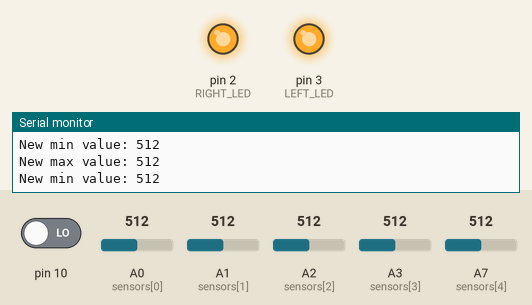
This sketch was run on a simulated Arduino Nano, built with avr-gcc and run on an emulated ATmega328P. Parts: output pins drawn as LEDs (lit = HIGH), the last lines printed to the serial monitor. Inputs (shaded band) come from the test bench; at power-on: pin 10 LOW, A0 (sensors[0]) = 512, A1 (sensors[1]) = 512, A2 (sensors[2]) = 512, A3 (sensors[3]) = 512, A7 (sensors[4]) = 512.

Above: at 0.8 s.
0.9 s: pin 10 driven HIGH
At 22.6 s:
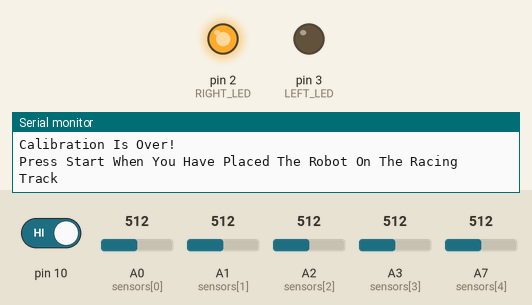
22.9 s: pin 10 driven LOW
At 23.8 s:
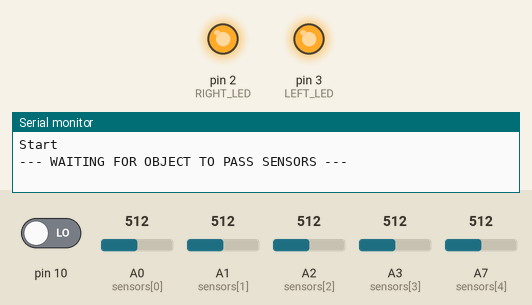
Timing chart, 0 to 25.9 s (numbered marks = the images above; inputs shaded):
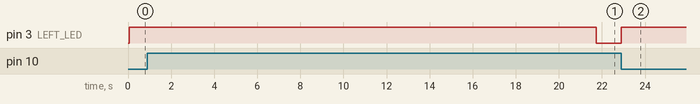

Measured:
- after the input at 0.9 s, pin 2 (RIGHT_LED): stays HIGH (without the input it goes to LOW after 21.0 s)
- after the input at 22.9 s, pin 3 (LEFT_LED): LOW → HIGH at once

The sketch:

Timer.ino
```cpp
/*
  Timing program that uses IR sensors of RollBot to time a passing object.

  Time stamp is made when at least one sensor changes.
  Both LEDs are turned on when sensors are reading.
  Left LED is turned off when sensor reading is paused to let timed object pass sensors.

  Author of calibration and normalization functions: Gudny Björk Odinsdottir
  Date: 2019-09-26
  Author of timing function: Mattias Ahle
  Date: 2019-10-16
*/


//Define the LED pins on the robot, used to control the calibration:
#define   LEFT_LED      3
#define   RIGHT_LED     2

//Global variables (arrays) used for the Normalization:
char sensors[5] = {A0, A1, A2, A3, A7}; /*Used to be able to loop through the 5 different sensors*/
int sensorvalues[5];    /*Used to store the raw sensor values*/
int normalizedsensorvalues[5];    /*Used to store the normalized sensor values*/
int maxsensorvalues[5] = {0, 0, 0, 0, 0};   /*Used to find the maximum value (over white surface) for each sensor*/
int minsensorvalues[5] = {1023, 1023, 1023, 1023, 1023};    /*Used to find the minimum value (over black surface) for each sensor*/
//int maxsensorvalues[5] = {335, 338, 345, 356, 333};
//int minsensorvalues[5] = {48, 48, 57, 54, 47};

int threshold = 512;
int lapCounter = 0;
unsigned long timeStamp;
unsigned long previousTimeStamp = 0;
unsigned long bestLapTime = 0;
int lapTimeMinutes;
int lapTimeSeconds;
int lapTimeSecondsTens;
int lapTimeSecondsOnes;
int lapTimeFrac;
int lapTimeTenths;
int lapTimeHundredths;
int lapTimeThousandths;


void setup() {

  for (int i = 0; i < 5; i++) {
    pinMode(sensors[i], INPUT);
  }

  pinMode(LEFT_LED, OUTPUT);
  pinMode(RIGHT_LED, OUTPUT);

  sensorCalibration();

  Serial.begin(9600);

  Serial.println("--- WAITING FOR OBJECT TO PASS SENSORS ---");

}


void loop() {

  digitalWrite(LEFT_LED, HIGH);
  digitalWrite(RIGHT_LED, HIGH);

  for (int i = 0; i < 5; i++) {
    sensorvalues[i] = analogRead(sensors[i]);
  }

  normalizeSensorValues();

  //Uncomment to print sensor values
  //      for (int i = 0; i < 5; i++) {
  //        Serial.print(normalizedsensorvalues[i]);
  //        Serial.print("\t");
  //      }
  //      Serial.println();

  if (normalizedsensorvalues[0] > threshold ||
      normalizedsensorvalues[1] > threshold ||
      normalizedsensorvalues[2] > threshold ||
      normalizedsensorvalues[3] > threshold ||
      normalizedsensorvalues[4] > threshold) {
    timeStamp = millis();
    digitalWrite(LEFT_LED, LOW);
    digitalWrite(RIGHT_LED, HIGH);
    if (previousTimeStamp != 0) { //Don't run until second timestamp (completion of lap 1)
      lapCounter++;
      printLapTime(timeStamp - previousTimeStamp);
    } else {
      Serial.println("Lap 1 started");
    }
    delay(3000); //Give timed object time to pass sensors
    previousTimeStamp = timeStamp;
  }

}


void printLapTime(unsigned long lapTimeInMillis) {
  lapTimeMinutes = lapTimeInMillis / 60000;
  lapTimeSeconds = lapTimeInMillis / 1000 - lapTimeMinutes * 60;
  lapTimeSecondsTens = lapTimeSeconds / 10;
  lapTimeSecondsOnes = lapTimeSeconds % 10;
  lapTimeFrac = lapTimeInMillis - (lapTimeInMillis / 1000) * 1000;
  lapTimeTenths = lapTimeFrac / 100;
  lapTimeHundredths = lapTimeFrac / 10 % 10;
  lapTimeThousandths = lapTimeFrac % 10;

  Serial.print("Lap ");
  Serial.print(lapCounter);
  Serial.print(": ");
  Serial.print(lapTimeMinutes);
  Serial.print(":");
  Serial.print(lapTimeSecondsTens);
  Serial.print(lapTimeSecondsOnes);
  Serial.print(".");
  Serial.print(lapTimeTenths);
  Serial.print(lapTimeHundredths);
  Serial.print(lapTimeThousandths);
  if (lapCounter == 1) {
    bestLapTime = lapTimeInMillis;
  }
  if (lapTimeInMillis < bestLapTime) {
    Serial.print(" <-- NEW BEST!");
    bestLapTime = lapTimeInMillis;
  }
  Serial.println();
}


//Calibration Function Used To Find Out Max- And Min Reading Value For Each Sensor:
void sensorCalibration() {

  Serial.begin(9600);
  Serial.println("Starting The Calibration!");
  Serial.println("Move The Robot Back And Forth Over The Black Line");
  Serial.println("Press Start Button To Start To Calibrate");
  digitalWrite(LEFT_LED, HIGH);   /*Turn on the left LED on the robot*/
  while (digitalRead(10) == HIGH) {
    /*Wait Until Button is Pressed*/
  }
  digitalWrite(RIGHT_LED, HIGH);  /*Turn on the right LED on the robot*/

  //This functionality reads 10000 values for each sensor while you move the
  //robot back and forth over the black line. Every time the new value is either
  //less than the min value or bigger than the max value for that sensor it stores
  //that value as the new min- respectively max value.
  //Move the robot back and forth while both LED's on the robot are turned on!
  for (int i = 0; i < 20000 ; i++) {
    for (int j = 0 ; j < 5; j++) {
      if (analogRead(sensors[j]) > maxsensorvalues[j]) {
        maxsensorvalues[j] = analogRead(sensors[j]);
        Serial.print("New max value: ");
        Serial.println(maxsensorvalues[j]);
      }
      if (analogRead(sensors[j]) < minsensorvalues[j]) {
        minsensorvalues[j] = analogRead(sensors[j]);
        Serial.print("New min value: ");
        Serial.println(minsensorvalues[j]);
      }
    }
  }

  digitalWrite(LEFT_LED, LOW);    /*Turn off the left LED on the robot*/
  Serial.println();
  Serial.println("The obtained maximum and minimum sensor values for each sensor:");
  for (int i = 0; i < 5; i++) {
    if (i == 4) {
      Serial.print("A7: ");
    } else {
      Serial.print("A");
      Serial.print(i);
      Serial.print(": ");
    }
    Serial.print(maxsensorvalues[i]);
    Serial.print("  ");
    Serial.println(minsensorvalues[i]);
  }
  Serial.println();
  Serial.println("Calibration Is Over!");
  Serial.println("Press Start When You Have Placed The Robot On The Racing Track");
  while (digitalRead(10) == HIGH) {
    /*Wait Until Button is Pressed*/
  }
  digitalWrite(RIGHT_LED, LOW);   /*Turn off the right LED on the robot*/
  Serial.println("Start");

}


//Normalizes the Sensor Values:
void normalizeSensorValues() {

  //This functionality will take your sensorvalue and will map it to a value between 0 and 1023
  //depending on the minimum- respectively maximum value obtained from the Calibration Function.
  //In case the sensor value becomes less or greater than the obtained minimum- and maximum value
  //you will get a normalized value which is <0 or >1023. In this case you set your value to 0 respectively 1023
  for (int i = 0; i < 5; i++) {
    normalizedsensorvalues[i] = map(sensorvalues[i], minsensorvalues[i], maxsensorvalues[i], 0, 1023);
    if (normalizedsensorvalues[i] < 0) {
      normalizedsensorvalues[i] = 0;
    } else if (normalizedsensorvalues[i] > 1023) {
      normalizedsensorvalues[i] = 1023;
    }
  }
}
```
